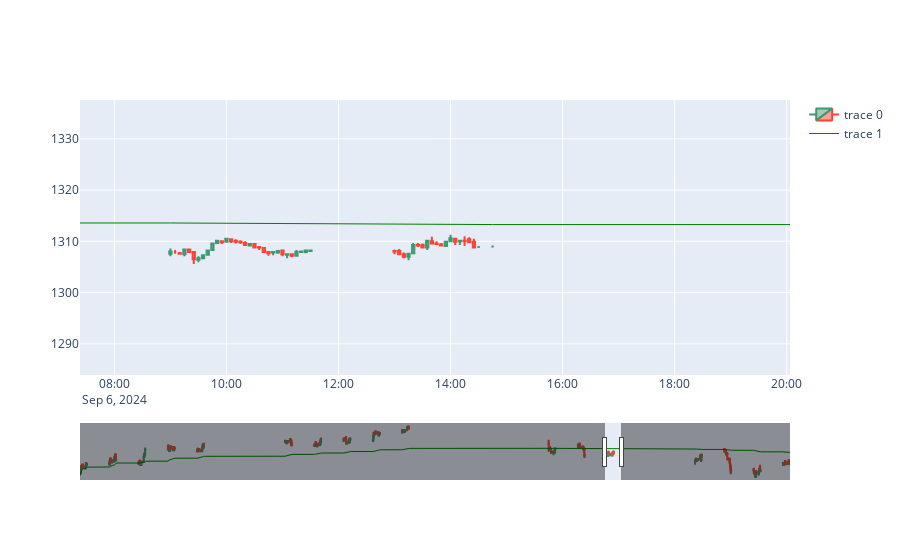

Notebook code for this chart:
### Code cell
fig.show()

### Figure 1 — Plotly figure (JSON) as saved in the notebook; plotly's stock layout.template omitted (floating-point values rounded to 4 significant figures; data arrays with more than 128 entries replaced by an {"elided": "..."} marker saying what was removed)
{"data": [{"close": {"elided": "867 float values"}, "high": {"elided": "867 float values"}, "low": {"elided": "867 float values"}, "open": {"elided": "867 float values"}, "type": "candlestick", "x": {"elided": "867 str values"}}, {"line": {"color": "green", "width": 1}, "type": "scatter", "x": {"elided": "867 str values"}, "y": {"elided": "867 float values"}}], "layout": {"autosize": true, "xaxis": {"autorange": false, "range": ["2024-09-06 07:23:11.2214", "2024-09-06 20:03:31.0098"], "rangeslider": {"autorange": true, "range": ["2024-08-19 08:57:30", "2024-09-12 14:47:30"], "yaxis": {"_template": null, "rangemode": "match"}}, "type": "date"}, "yaxis": {"autorange": true, "range": [1284.0, 1338.0], "type": "linear"}}}
